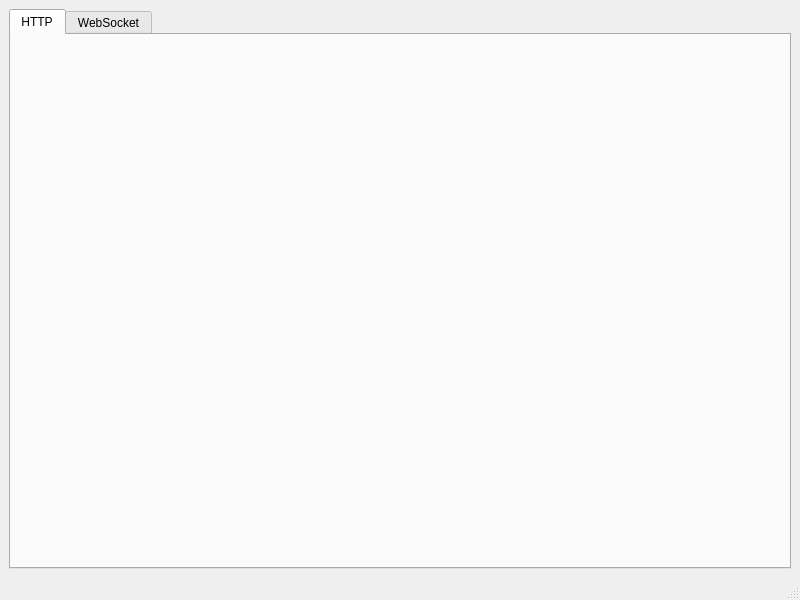
<?xml version="1.0" encoding="UTF-8"?>
<ui version="4.0">
 <class>MainWindow</class>
 <widget class="QMainWindow" name="MainWindow">
  <property name="geometry">
   <rect>
    <x>0</x>
    <y>0</y>
    <width>800</width>
    <height>600</height>
   </rect>
  </property>
  <property name="windowTitle">
   <string>Postiny</string>
  </property>
  <widget class="QWidget" name="centralwidget">
   <layout class="QVBoxLayout" name="verticalLayout">
    <item>
     <widget class="QTabWidget" name="tabWidget">
      <property name="currentIndex">
       <number>0</number>
      </property>
      <widget class="HttpPanel" name="tabHttp">
       <attribute name="title">
        <string>HTTP</string>
       </attribute>
      </widget>
      <widget class="WebSocketPanel" name="tabWebSocket">
       <attribute name="title">
        <string>WebSocket</string>
       </attribute>
      </widget>
     </widget>
    </item>
   </layout>
  </widget>
  <widget class="QMenuBar" name="menubar">
   <property name="geometry">
    <rect>
     <x>0</x>
     <y>0</y>
     <width>800</width>
     <height>22</height>
    </rect>
   </property>
  </widget>
  <widget class="QStatusBar" name="statusbar"/>
 </widget>
 <customwidgets>
  <customwidget>
   <class>HttpPanel</class>
   <extends>QWidget</extends>
   <header>postiny.view.http.httppanel</header>
   <container>1</container>
  </customwidget>
  <customwidget>
   <class>WebSocketPanel</class>
   <extends>QWidget</extends>
   <header>postiny.view.ws.websocketpanel</header>
   <container>1</container>
  </customwidget>
 </customwidgets>
 <resources>
  <include location="../../app.qrc"/>
 </resources>
 <connections/>
</ui>
